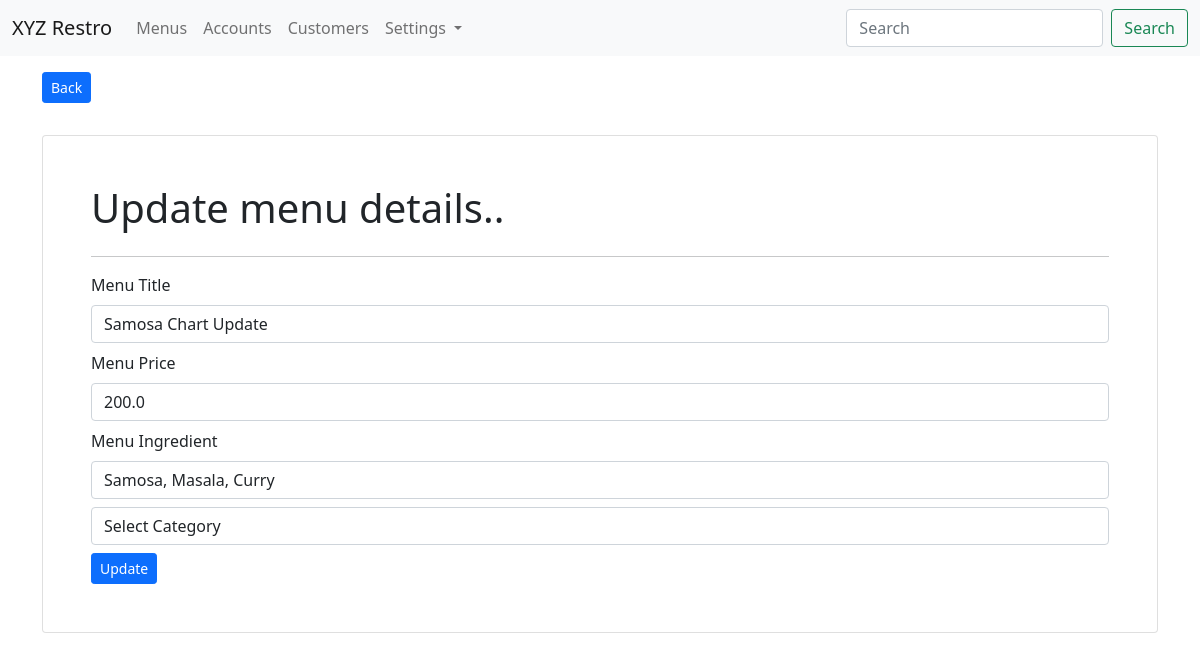
The app's page /menus/edit/5/ with its own data.
### app_menus/models.py (models this page shows, shortened)
class Menu(models.Model):
    menu_title = models.CharField(max_length=100)
    menu_price = models.FloatField(default=0.00)
    menu_ingredient = models.CharField(max_length=100)
    menu_category = models.ForeignKey(Category, on_delete=models.CASCADE)
    menu_img = models.FileField(upload_to="images/menus/", blank=True, null=True)
    menu_created_at = models.DateTimeField(auto_now_add=True)
    is_active = models.BooleanField(default=True)
    class Meta:
        db_table = "restro_menus"
        ordering = ["-menu_title"]

### app_menus/views.py (the view)
# urls.py: path('edit/<int:id>/', views.edit_menu, name='menu-edit'),
def edit_menu(request, id):
    menu_obj = Menu.objects.get(id=id)
    category_obj = Category.objects.all()
    context = {"data": menu_obj, "categories": category_obj}
    if request.method == "POST":
        menu_obj = MenuCreateForm(data=request.POST, instance=menu_obj)
        if menu_obj.is_valid():
            menu_obj.save()
            return redirect("menu-edit", id) # redirecting to url having id
    return render(request, 'menus/edit_menu.html', context)

### templates/menus/edit_menu.html (shortened to what this page needs)
{% extends 'layouts/master.html' %}
{% block content %}
<div class="container">
    <a href="{% url 'menu-list' %}" class="btn btn-sm btn-primary mb-3 mt-3">Back</a>
    <div class="card p-5 mt-3">
        <h1>Update menu details..</h1>
        <hr>
        <form action="{% url 'menu-edit' data.id %}" method="post">
            <div class="form-group mb-2">
                <label for="menu_title">Menu Title</label>
                <input type="text" name="menu_title" class="form-control mt-2" value="{{ data.menu_title }}">
            </div>
            <div class="form-group mb-2">
                <label for="menu_price">Menu Price</label>
                <input type="number" name="menu_price" class="form-control mt-2" value="{{ data.menu_price }}">
            </div>
            <div class="form-group mb-2">
                <label for="menu_ingredient">Menu Ingredient</label>
                <input type="text" name="menu_ingredient" class="form-control mt-2" value="{{ data.menu_ingredient }}">
            </div>
            <div class="form-group mb-2">
                <select name="menu_category" class="form-control mt-2">
                    <option value="0">Select Category</option>
                </select>
            </div>
            <input type="submit" value="Update" class="btn btn-primary btn-sm">
        </form>
    </div>
</div>
{% endblock %}

### records on screen
Menu: menu_title "Samosa Chart Update", menu_price "200.0", menu_ingredient "Samosa, Masala, Curry"
